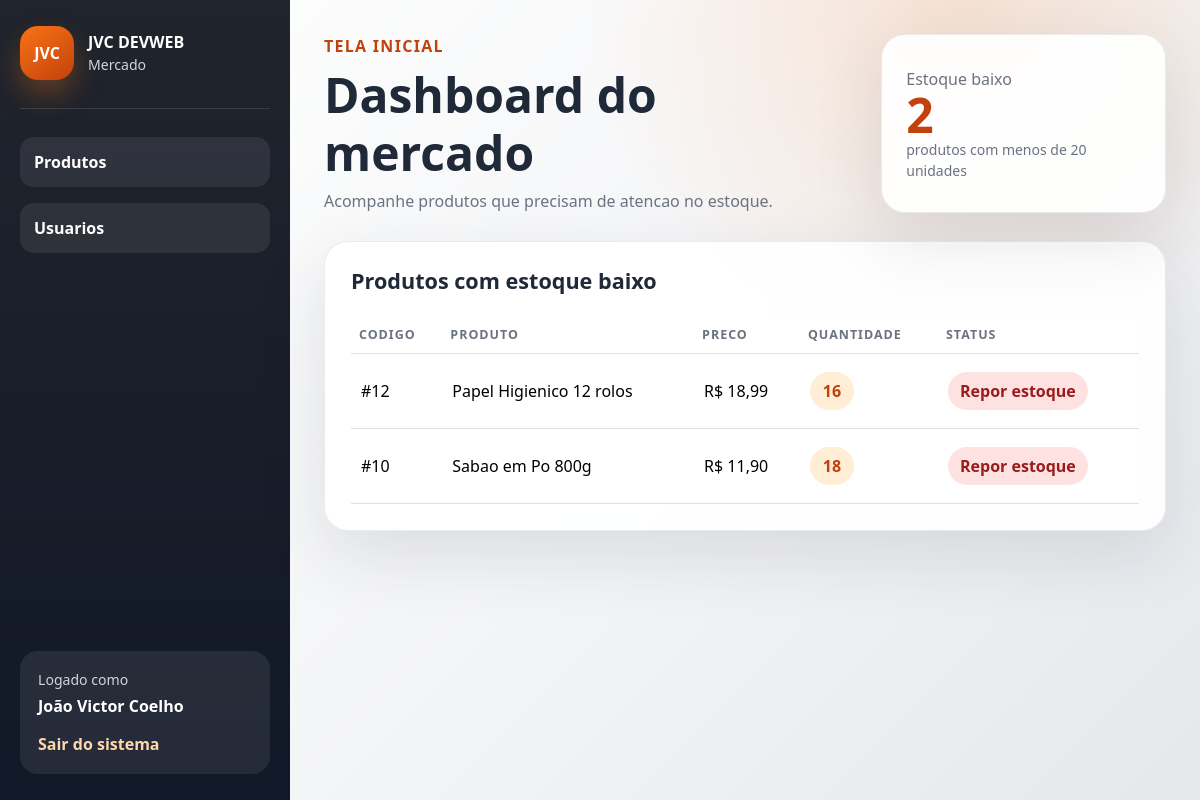
Screenshot of /index.php?route=dashboard (signed in) with the database file from the repository.
### tables this page shows
CREATE TABLE produtos (
    PDT_ID INTEGER PRIMARY KEY AUTOINCREMENT,
    PDT_DESCRICAO TEXT NOT NULL,
    PDT_PRECO REAL NOT NULL,
    PDT_QUANTIDADE INTEGER NOT NULL DEFAULT 0
);

### app/Controllers/AuthController.php (called while the page is built, shortened)
<?php
class AuthController
{
    public function dashboard(): void
    {
        $user = $_SESSION['user'];
        $lowStockProducts = Product::lowStock(20);
        require dirname(__DIR__) . '/Views/auth/dashboard.php';
    }
}

### app/Models/Product.php (called while the page is built, shortened)
<?php
class Product
{
    public static function lowStock(int $limit = 20): array
    {
        $pdo = Database::connect();
        $stmt = $pdo->prepare(
            'SELECT PDT_ID, PDT_DESCRICAO, PDT_PRECO, PDT_QUANTIDADE
             FROM produtos
             WHERE PDT_QUANTIDADE < :limit
             ORDER BY PDT_QUANTIDADE ASC, PDT_DESCRICAO ASC'
        );
        $stmt->bindValue(':limit', $limit, \PDO::PARAM_INT);
        $stmt->execute();
        return $stmt->fetchAll();
    }
}

### app/Views/auth/dashboard.php (the view, shortened to what this page needs)
<!doctype html>
<html lang="pt-BR">
<head>
    <link href="https://cdn.jsdelivr.net/npm/bootstrap@5.3.3/dist/css/bootstrap.min.css" rel="stylesheet">
    <link rel="stylesheet" href="assets/css/layout-base.css">
    <link rel="stylesheet" href="assets/css/dashboard.css">
</head>
<body>
    <div class="page-shell">
        <aside class="page-sidebar">
            <div class="page-sidebar-brand">
                <div class="page-brand-mark">JVC</div>
                <div>
                    <strong>JVC DEVWEB</strong>
                    <span>Mercado</span>
                </div>
            </div>
            <nav class="page-sidebar-nav" aria-label="Menu principal">
                <div class="page-nav-group">
                    <button class="page-nav-parent" type="button" data-bs-toggle="collapse" data-bs-target="#produtosMenu" aria-expanded="true" aria-controls="produtosMenu">
                        Produtos
                    </button>
                </div>
                <div class="page-nav-group">
                    <button class="page-nav-parent" type="button" data-bs-toggle="collapse" data-bs-target="#usuariosMenu" aria-expanded="true" aria-controls="usuariosMenu">
                        Usuarios
                    </button>
                </div>
            </nav>
            <div class="page-sidebar-user">
                <span>Logado como</span>
                <strong><?= htmlspecialchars($user['nome'], ENT_QUOTES, 'UTF-8') ?></strong>
                <a href="index.php?route=logout">Sair do sistema</a>
            </div>
        </aside>
        <main class="page-main">
            <header class="page-header">
                <div>
                    <span class="page-eyebrow">Tela inicial</span>
                    <h1>Dashboard do mercado</h1>
                    <p>Acompanhe produtos que precisam de atencao no estoque.</p>
                </div>
                <div class="page-header-card">
                    <span>Estoque baixo</span>
                    <strong><?= count($lowStockProducts) ?></strong>
                    <small>produtos com menos de 20 unidades</small>
                </div>
            </header>
            <section class="page-content-card" aria-labelledby="low-stock-title">
                <div class="page-section-heading">
                    <div>
                        <h2 id="low-stock-title">Produtos com estoque baixo</h2>
                    </div>
                </div>
                <?php if (count($lowStockProducts) > 0): ?>
                    <div class="table-responsive">
                        <table class="table page-table align-middle">
                            <thead>
                                <tr>
                                    <th scope="col">Codigo</th>
                                    <th scope="col">Produto</th>
                                    <th scope="col">Preco</th>
                                    <th scope="col">Quantidade</th>
                                    <th scope="col">Status</th>
                                </tr>
                            </thead>
                            <tbody>
                                <?php foreach ($lowStockProducts as $product): ?>
                                    <tr>
                                        <td>#<?= htmlspecialchars((string) $product['PDT_ID'], ENT_QUOTES, 'UTF-8') ?></td>
                                        <td><?= htmlspecialchars($product['PDT_DESCRICAO'], ENT_QUOTES, 'UTF-8') ?></td>
                                        <td>R$ <?= number_format((float) $product['PDT_PRECO'], 2, ',', '.') ?></td>
                                        <td>
                                            <span class="quantity-pill"><?= htmlspecialchars((string) $product['PDT_QUANTIDADE'], ENT_QUOTES, 'UTF-8') ?></span>
                                        </td>
                                        <td><span class="status-badge">Repor estoque</span></td>
                                    </tr>
                                <?php endforeach; ?>
                            </tbody>
                        </table>
                    </div>
                <?php endif; ?>
            </section>
        </main>
    </div>
</body>
</html>

### public/index.php (shortened to what this page needs)
<?php
$config = require dirname(__DIR__) . '/config/app.php';
$route = $_GET['route'] ?? 'login';
switch ($route) {
    case 'dashboard':
        $controller = new App\Controllers\AuthController($config);
        $controller->dashboard();
        break;
}

### public/assets/css/layout-base.css (style rules this page uses)
:root { --market-orange: #f97316; --market-orange-dark: #c2410c; --market-gray: #f3f4f6; --market-gray-strong: #6b7280; --market-ink: #1f2937; --market-white: #ffffff; --market-sidebar-bg: #20242c; }
* { box-sizing: border-box; }
body { min-height: 100vh; margin: 0; font-family: "Segoe UI", Tahoma, Geneva, Verdana, sans-serif; color: var(--market-ink); background: radial-gradient(circle at 80% 0%, rgba(249, 115, 22, 0.16), transparent 30%), linear-gradient(135deg, #ffffff 0%, var(--market-gray) 58%, #e5e7eb 100%); }
.page-shell { min-height: 100vh; display: grid; grid-template-columns: 290px 1fr; }
.page-sidebar { display: flex; flex-direction: column; padding: 26px 20px; color: var(--market-white); background: linear-gradient(180deg, var(--market-sidebar-bg), #111827); }
.page-sidebar-brand { display: flex; align-items: center; gap: 14px; padding-bottom: 28px; border-bottom: 1px solid rgba(255, 255, 255, 0.12); }
.page-brand-mark { width: 54px; height: 54px; display: inline-flex; align-items: center; justify-content: center; border-radius: 18px; color: var(--market-white); font-weight: 800; background: linear-gradient(145deg, var(--market-orange), var(--market-orange-dark)); box-shadow: 0 14px 28px rgba(249, 115, 22, 0.3); }
.page-sidebar-brand strong, .page-sidebar-brand span { display: block; }
.page-sidebar-brand span, .page-sidebar-user span { color: #d1d5db; font-size: 0.88rem; }
.page-sidebar-nav { display: grid; gap: 16px; margin-top: 28px; }
.page-nav-group { display: grid; gap: 8px; }
.page-nav-parent { width: 100%; border: 0; border-radius: 14px; padding: 13px 14px; color: var(--market-white); font-weight: 800; text-align: left; background: rgba(255, 255, 255, 0.08); }
.page-sidebar-user { display: grid; gap: 4px; margin-top: auto; padding: 18px; border-radius: 18px; background: rgba(255, 255, 255, 0.08); }
.page-sidebar-user a { margin-top: 10px; color: #fed7aa; font-weight: 700; text-decoration: none; }
.page-main { padding: 34px; }
.page-header { display: flex; align-items: stretch; justify-content: space-between; gap: 24px; margin-bottom: 28px; }
.page-eyebrow { color: var(--market-orange-dark); font-weight: 900; letter-spacing: 0.08em; text-transform: uppercase; }
.page-header h1 { margin: 8px 0; font-size: clamp(2rem, 4vw, 3.2rem); font-weight: 900; }
.page-header p, .page-section-heading p { margin: 0; color: var(--market-gray-strong); }
.page-header-card, .page-content-card { border: 1px solid rgba(107, 114, 128, 0.14); border-radius: 24px; background: rgba(255, 255, 255, 0.92); box-shadow: 0 24px 70px rgba(31, 41, 55, 0.12); }
.page-header-card { min-width: 240px; display: grid; align-content: center; padding: 24px; }
.page-header-card span, .page-header-card small { color: var(--market-gray-strong); }
.page-header-card strong { color: var(--market-orange-dark); font-size: 3rem; line-height: 1; }
.page-content-card { padding: 26px; }
.page-section-heading { display: flex; align-items: center; justify-content: space-between; gap: 16px; margin-bottom: 18px; }
.page-section-heading h2 { margin: 0 0 6px; font-size: 1.35rem; font-weight: 900; }
.page-table { margin: 0; }
.page-table thead th { color: var(--market-gray-strong); font-size: 0.78rem; letter-spacing: 0.08em; text-transform: uppercase; }
.page-table tbody td { padding: 18px 10px; }

### public/assets/css/dashboard.css (style rules this page uses)
.quantity-pill, .status-badge { display: inline-flex; align-items: center; justify-content: center; border-radius: 999px; font-weight: 800; }
.quantity-pill { min-width: 44px; padding: 7px 12px; color: var(--market-orange-dark); background: #ffedd5; }
.status-badge { padding: 7px 12px; color: #991b1b; background: #fee2e2; }

### rows the page displays
produtos: PDT_ID "12", PDT_DESCRICAO "Papel Higienico 12 rolos", PDT_PRECO "18,99", PDT_QUANTIDADE "16"
produtos: PDT_ID "10", PDT_DESCRICAO "Sabao em Po 800g", PDT_PRECO "11,90", PDT_QUANTIDADE "18"

### other values shown
$user['nome'] "João Victor Coelho"
count($lowStockProducts) "2"
